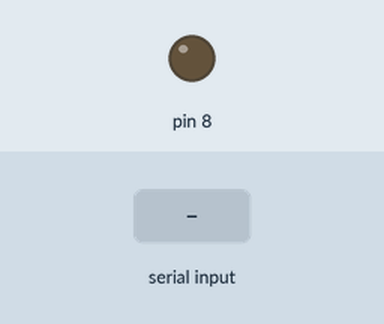
Recording of a sketch running on a simulated Arduino Uno, built with avr-gcc and run on an emulated ATmega328P. Shown: output pins drawn as LEDs (lit = HIGH). Dashed ring = blinking. The test bench sets the inputs (shaded band).

Above: at 1.2 s.
1.3 s: byte 1 (1) received over Serial
At 1.9 s:
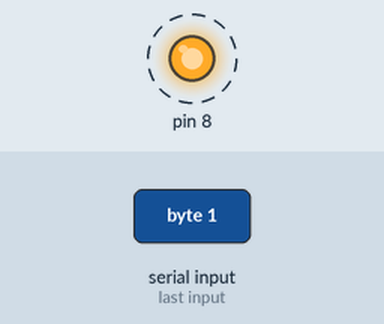
Timing chart, 0 to 5.8 s (numbered marks = the images above; inputs shaded):
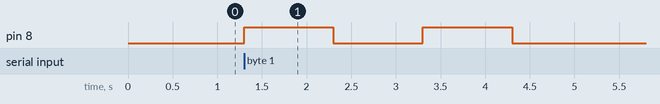

The sketch:

Wheelchair.ino
```cpp
void setup() {
  // put your setup code here, to run once:
  Serial.begin(9600);
  pinMode(8, OUTPUT);

}

void loop() {
  // put your main code here, to run repeatedly:
if(Serial.available())
{
  int i =Serial.read();
  if(i==1)
  {
    digitalWrite(8, HIGH);
    delay(1000);
    digitalWrite(8, LOW);
    delay(1000);
    digitalWrite(8, HIGH);
    delay(1000);
    digitalWrite(8, LOW);

  }
}
}
```

Measured:
- after the input at 1.3 s, pin 8: alternates HIGH for 1.0 s and LOW for 1.0 s, 4 changes in all, then stays LOW, starting at once
